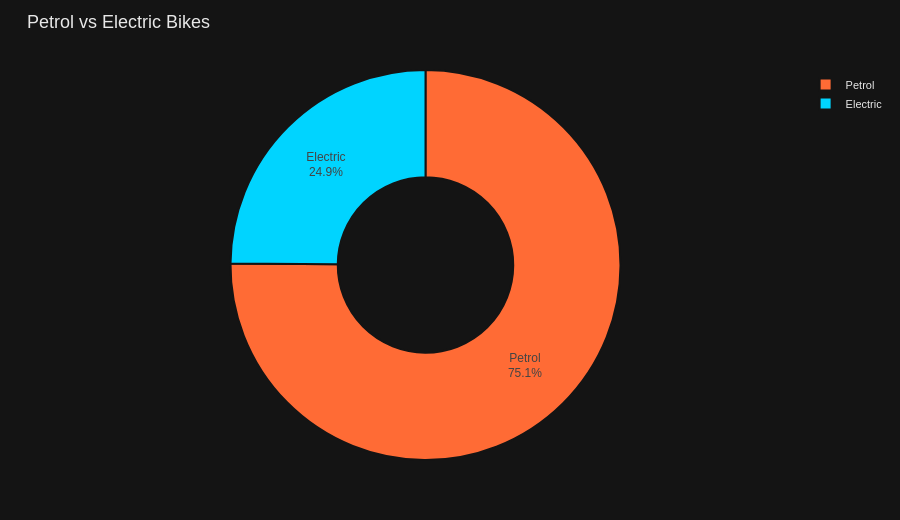

The notebook cell this image was saved under:
### Markdown cell above
### 3. PETROL vs ELECTRIC — Donut Chart

### Code cell
type_counts = df['Bike_Type'].value_counts().reset_index()
type_counts.columns = ['Bike_Type', 'Count']

fig3 = go.Figure(go.Pie(
    labels=type_counts['Bike_Type'],
    values=type_counts['Count'],
    hole=0.45,
    marker=dict(
        colors=[TYPE_COLORS.get(t, ACCENT) for t in type_counts['Bike_Type']],
        line=dict(color=PAPER, width=2),
    ),
    textinfo='label+percent',
    hovertemplate='<b>%{label}</b><br>Count: %{value}<br>Share: %{percent}<extra></extra>',
))
fig3.update_layout(**base_layout('Petrol vs Electric Bikes'))
all_figs.append(('3. Petrol vs Electric', fig3))
fig3.show()

### Figure 1 — Plotly figure (JSON) as saved in the notebook; plotly's stock layout.template omitted (floating-point values rounded to 4 significant figures)
{"data": [{"hole": 0.45, "hovertemplate": "<b>%{label}</b><br>Count: %{value}<br>Share: %{percent}<extra></extra>", "labels": ["Petrol", "Electric"], "marker": {"colors": ["#FF6B35", "#00D4FF"], "line": {"color": "#141414", "width": 2}}, "textinfo": "label+percent", "type": "pie", "values": [314, 104]}], "layout": {"font": {"color": "#E8E8E8", "family": "Poppins, sans-serif", "size": 12}, "height": 520, "legend": {"bgcolor": "rgba(0,0,0,0)", "bordercolor": "#2a2a2a", "font": {"color": "#E8E8E8", "size": 11}}, "margin": {"b": 60, "l": 60, "r": 30, "t": 70}, "paper_bgcolor": "#141414", "plot_bgcolor": "#0D0D0D", "title": {"font": {"color": "#E8E8E8", "family": "Poppins, sans-serif", "size": 18}, "text": "Petrol vs Electric Bikes", "x": 0.03, "y": 0.97}, "xaxis": {"gridcolor": "#2a2a2a", "tickfont": {"color": "#999999"}, "zerolinecolor": "#2a2a2a"}, "yaxis": {"gridcolor": "#2a2a2a", "tickfont": {"color": "#999999"}, "zerolinecolor": "#2a2a2a"}}}
